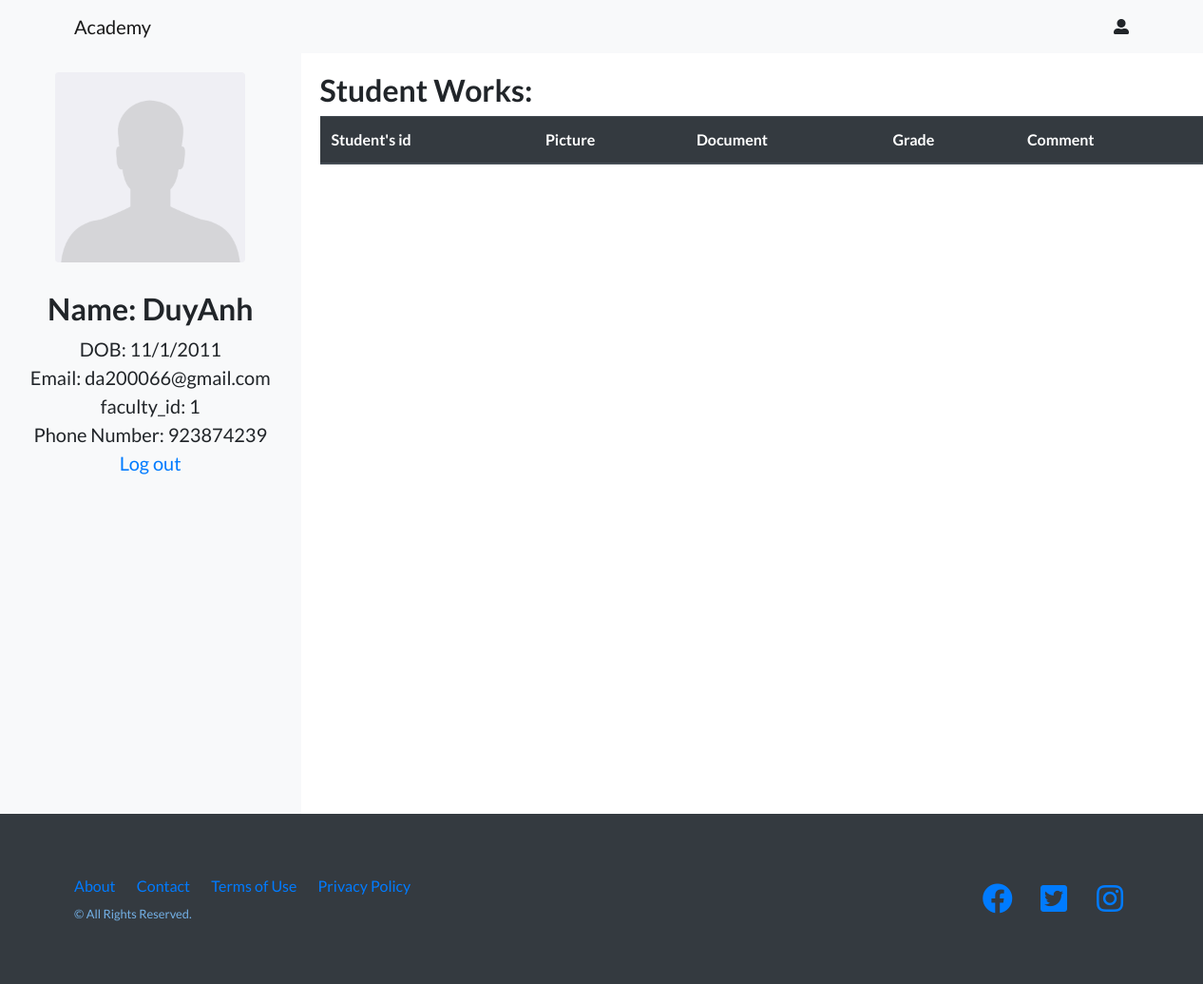
The app's page /CoordinatorHome.php (signed in), older data.
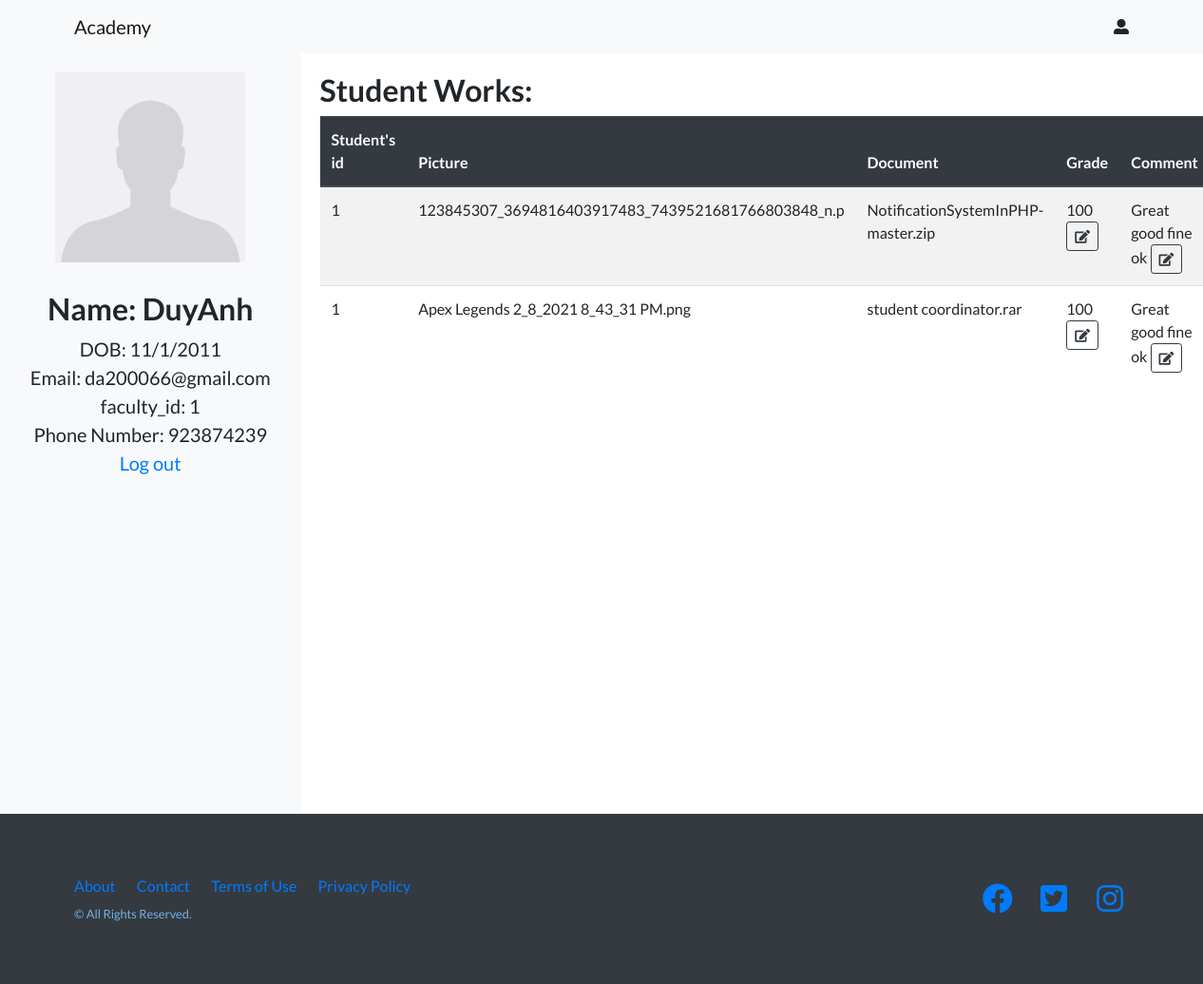
The same page, newer data.
### tables this page shows
CREATE TABLE `user` (
  `user_id` int(11) NOT NULL,
  `faculty_id` int(11) NOT NULL,
  `username` varchar(20) NOT NULL,
  `password` varchar(20) NOT NULL,
  `user_role` varchar(20) NOT NULL,
  `user_email` varchar(40) NOT NULL
);

CREATE TABLE `post` (
  `post_id` int(11) NOT NULL,
  `user_id` int(11) NOT NULL,
  `term_id` int(11) DEFAULT NULL,
  `faculty_id` int(11) NOT NULL,
  `post_image` char(50) NOT NULL,
  `post_file` text NOT NULL,
  `post_content` text NOT NULL,
  `submit_date` datetime NOT NULL,
  `selected` tinyint(1) NOT NULL
);

### CoordinatorHome.php (the view, shortened to what this page needs)
<?php
	include("DatabaseConfig/dbConfig.php");
	if(!isset($_SESSION['id'])){
		echo "<script>window.open('login.php','_self')</script>";
	}else{
		$coordinator_session = $_SESSION['id'];
		$get_coordinator = "select * from user where username = '$coordinator_session'";
		$run_coordinator = mysqli_query($conn,$get_coordinator);
		$row_coordinator = mysqli_fetch_array($run_coordinator);
		$coordinator_name = $row_coordinator['username'];
		$coordinator_email = $row_coordinator['user_email'];
    $coordinator_faculty = $row_coordinator['faculty_id'];
 ?>
<!DOCTYPE html>
<html lang="en">
<head>
  <link href="vendor/bootstrap/css/bootstrap.min.css" rel="stylesheet">
  <link href="vendor/fontawesome-free/css/all.min.css" rel="stylesheet">
  <link href="vendor/simple-line-icons/css/simple-line-icons.css" rel="stylesheet" type="text/css">
  <link href="css/landing-page.css" rel="stylesheet">
  <link rel="stylesheet" href="css/style.css">
</head>
<body>
  <nav class="navbar navbar-light bg-light static-top">
    <div class="container">
      <a class="navbar-brand" href="#">Academy</a>
      <i class="fas fa-user-alt"></i>
    </div>
  </nav>
  <div class="grid-container">
    <div class="sidebar">
      <div class="text-center">
        <img src="img/avatar.png" class="rounded avatar mx-auto img-fluid" alt="...">
        <h2><?php echo"Name: ", $coordinator_name ?></h2>
        <div>DOB: 11/1/2011</div>
        <div><?php echo"Email: ",$coordinator_email ?></div>
        <div><?php echo"faculty_id: ",$coordinator_faculty ?></div>
        <div>Phone Number: 923874239</div>
        <a href="logout.php">Log out</a>
      </div>
    </div>
    <div class="content">
      <div class="content-stuff">
        <h2>Student Works:</h2>
        <table class="table table-striped table-hover">
            <thead class="thead-dark">
                <tr>
                    <th>Student's id</th>
                    <th>Picture</th>
                    <th>Document</th>
                    <th>Grade</th>
                    <th>Comment</th>
                </tr>
            </thead>
            <tbody>
              <?php
                $get_post = "select * from post where faculty_id = '$coordinator_faculty' ";
                $run_post = mysqli_query($conn,$get_post);
                while($row_post = mysqli_fetch_array($run_post)){
                  $student_id = $row_post['user_id'];
                  $post_image = $row_post['post_image'];
                  $post_file = $row_post['post_file'];
              ?>
              <tr>
                <td><?php echo $student_id ?></td>
                <td><?php echo $post_image ?></td>
                <td><?php echo $post_file ?></td>
                <td>100  <button class="btn btn-outline-dark btn-sm"><i class="fas fa-edit"></i></button></td>
                <td>Great good fine ok <button class="btn btn-outline-dark btn-sm"><i class="fas fa-edit"></i></button></td>
              </tr>
              <?php } ?>
            </tbody>
        </table>
      </div>
    </div>
  </div>
  <footer class="footer bg-dark">
    <div class="container">
      <div class="row">
        <div class="col-lg-6 h-100 text-center text-lg-left my-auto">
          <ul class="list-inline mb-2">
            <li class="list-inline-item">
              <a href="#">About</a>
            </li>
            <li class="list-inline-item">
              <a href="#">Contact</a>
            </li>
            <li class="list-inline-item">
              <a href="#">Terms of Use</a>
            </li>
            <li class="list-inline-item">
              <a href="#">Privacy Policy</a>
            </li>
          </ul>
          <p class="text-muted small mb-4 mb-lg-0">&copy; All Rights Reserved.</p>
        </div>
        <div class="col-lg-6 h-100 text-center text-lg-right my-auto">
          <ul class="list-inline mb-0">
            <li class="list-inline-item mr-3">
              <a href="#">
                <i class="fab fa-facebook fa-2x fa-fw"></i>
              </a>
            </li>
            <li class="list-inline-item mr-3">
              <a href="#">
                <i class="fab fa-twitter-square fa-2x fa-fw"></i>
              </a>
            </li>
            <li class="list-inline-item">
              <a href="#">
                <i class="fab fa-instagram fa-2x fa-fw"></i>
              </a>
            </li>
          </ul>
        </div>
      </div>
    </div>
  </footer>
</body>
</html>
<?php } ?>

### css/landing-page.css (style rules this page uses)
body { font-family: 'Lato', 'Helvetica Neue', Helvetica, Arial, sans-serif; }
h1, h2, h3, h4, h5, h6 { font-family: 'Lato', 'Helvetica Neue', Helvetica, Arial, sans-serif; font-weight: 700; }
.text-muted { color: #74b1e6!important; }
footer.footer { padding-top: 4rem; padding-bottom: 4rem; }

### css/style.css (style rules this page uses)
.grid-container { display: grid; grid-template-columns: 25% 75%; }
.sidebar { background-color: #F8F9FA; font-size: 1.25rem; min-height: 800px; }
.content { min-height: 800px; }
.content-stuff { margin-top: 20px; margin-left: 20px; }
.avatar { width: 200px; height: 200px; margin-top: 20px; margin-bottom: 30px; }

Row changes from the older to the newer data that the page shows:
added post: user "1", post_image "123845307_3694816403917483_7439521681766803848_n.p", post_file "NotificationSystemInPHP-master.zip"
added post: user "1", post_image "Apex Legends 2_8_2021 8_43_31 PM.png", post_file "student coordinator.rar"
